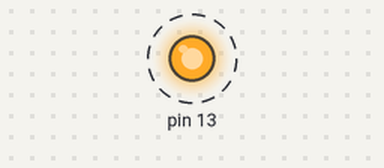
The sketch below on a simulated Arduino Uno, built with avr-gcc and run on an emulated ATmega328P. Parts: output pins drawn as LEDs (lit = HIGH). Dashed ring = blinking. What the sketch prints to the serial monitor is not drawn.

Above: at 0.2 s.
Timing chart, 0 to 3.0 s (numbered marks = the images above):
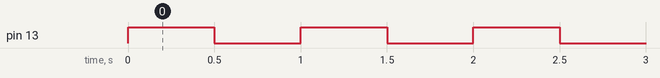

Measured:
- by itself, pin 13: alternates HIGH for 0.50 s and LOW for 0.50 s

The sketch:

sketch_aug24a.ino
```cpp
void setup() {
  pinMode(13, OUTPUT);
  Serial.begin(9600);
}
void loop() {
  Serial.println("Hello World!");
  digitalWrite(13, HIGH);
  delay(500);
  digitalWrite(13, LOW);
  delay(500);
}
```
